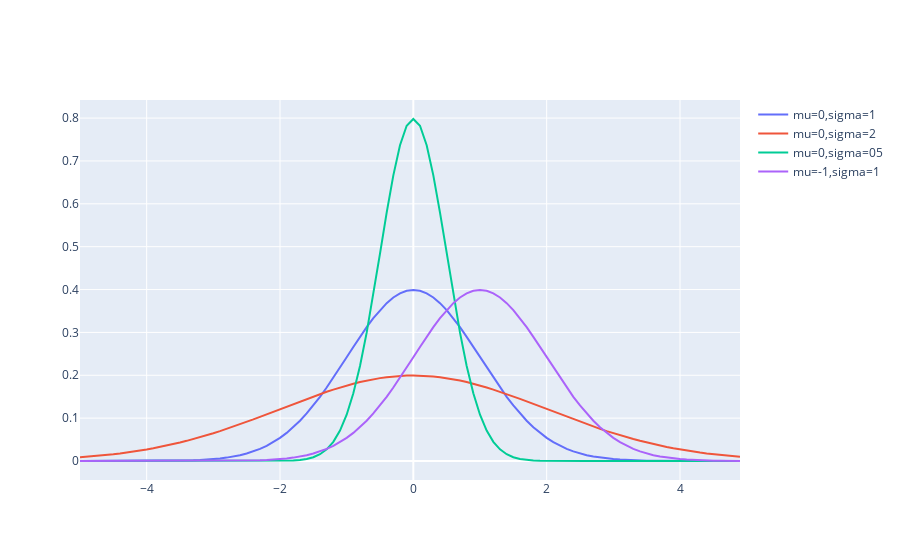

The notebook cell saved with this chart:
### Code cell
xs = [x / 10.0 for x in range(-50, 50)]

import plotly.graph_objs as go
fig2 = go.Figure()

fig2.add_trace(
    go.Line(
        x = xs,
        y = [normal_pdf(x, sigma=1) for x in xs],
    #histnorm='percent', percent 를 붙이면 퍼센트로 수치화 되서 나옴
        name='mu=0,sigma=1', # name labels
       #marker_color='#EB89B5',
))

fig2.add_trace(
    go.Line(
        x = xs,
        y = [normal_pdf(x, sigma=2) for x in xs],
    #histnorm='percent', percent 를 붙이면 퍼센트로 수치화 되서 나옴
        name='mu=0,sigma=2', # name labels
       #marker_color='#EB89B5',
))

fig2.add_trace(
    go.Line(
        x = xs,
        y = [normal_pdf(x, sigma=0.5) for x in xs],
    #histnorm='percent', percent 를 붙이면 퍼센트로 수치화 되서 나옴
        name='mu=0,sigma=0.5', # name labels
       #marker_color='#EB89B5',
))

fig2.add_trace(
    go.Line(
        x = xs,
        y = [normal_pdf(x, mu=1) for x in xs],
    #histnorm='percent', percent 를 붙이면 퍼센트로 수치화 되서 나옴
        name='mu=-1,sigma=1', # name labels
       #marker_color='#EB89B5',
))
